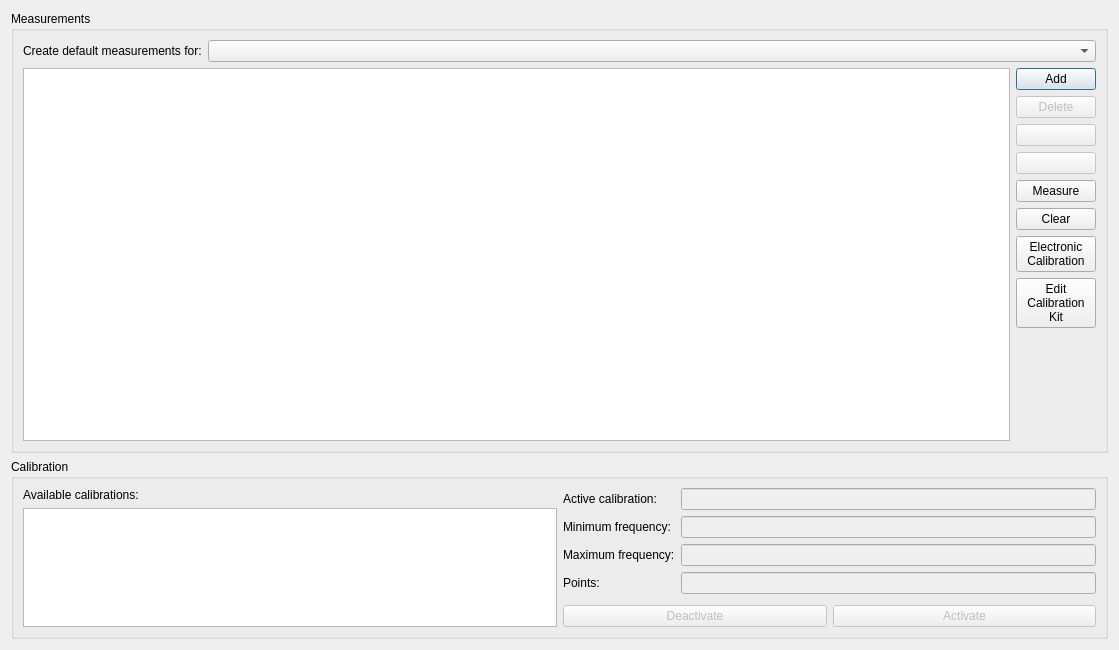
<?xml version="1.0" encoding="UTF-8"?>
<ui version="4.0">
 <class>CalibrationDialog</class>
 <widget class="QDialog" name="CalibrationDialog">
  <property name="geometry">
   <rect>
    <x>0</x>
    <y>0</y>
    <width>1119</width>
    <height>650</height>
   </rect>
  </property>
  <property name="windowTitle">
   <string>Calibration Measurements</string>
  </property>
  <property name="modal">
   <bool>true</bool>
  </property>
  <layout class="QVBoxLayout" name="verticalLayout_5">
   <item>
    <widget class="QGroupBox" name="groupBox">
     <property name="title">
      <string>Measurements</string>
     </property>
     <layout class="QVBoxLayout" name="verticalLayout_2">
      <item>
       <layout class="QHBoxLayout" name="horizontalLayout">
        <item>
         <widget class="QLabel" name="label">
          <property name="sizePolicy">
           <sizepolicy hsizetype="Maximum" vsizetype="Preferred">
            <horstretch>0</horstretch>
            <verstretch>0</verstretch>
           </sizepolicy>
          </property>
          <property name="text">
           <string>Create default measurements for:</string>
          </property>
         </widget>
        </item>
        <item>
         <widget class="QComboBox" name="createDefault"/>
        </item>
       </layout>
      </item>
      <item>
       <layout class="QHBoxLayout" name="horizontalLayout_2">
        <item>
         <widget class="QTableWidget" name="table">
          <property name="selectionBehavior">
           <enum>QAbstractItemView::SelectRows</enum>
          </property>
          <attribute name="horizontalHeaderStretchLastSection">
           <bool>true</bool>
          </attribute>
          <attribute name="verticalHeaderHighlightSections">
           <bool>false</bool>
          </attribute>
         </widget>
        </item>
        <item>
         <layout class="QVBoxLayout" name="verticalLayout">
          <item>
           <widget class="QPushButton" name="bAdd">
            <property name="sizePolicy">
             <sizepolicy hsizetype="Minimum" vsizetype="Fixed">
              <horstretch>0</horstretch>
              <verstretch>0</verstretch>
             </sizepolicy>
            </property>
            <property name="toolTip">
             <string>Add</string>
            </property>
            <property name="text">
             <string>Add</string>
            </property>
            <property name="icon">
             <iconset theme="list-add" resource="../icons.qrc">
              <normaloff>:/icons/add.png</normaloff>:/icons/add.png</iconset>
            </property>
           </widget>
          </item>
          <item>
           <widget class="QPushButton" name="bDelete">
            <property name="enabled">
             <bool>false</bool>
            </property>
            <property name="sizePolicy">
             <sizepolicy hsizetype="Minimum" vsizetype="Fixed">
              <horstretch>0</horstretch>
              <verstretch>0</verstretch>
             </sizepolicy>
            </property>
            <property name="toolTip">
             <string>Delete</string>
            </property>
            <property name="text">
             <string>Delete</string>
            </property>
            <property name="icon">
             <iconset theme="list-remove" resource="../icons.qrc">
              <normaloff>:/icons/remove.png</normaloff>:/icons/remove.png</iconset>
            </property>
           </widget>
          </item>
          <item>
           <widget class="QPushButton" name="bMoveUp">
            <property name="enabled">
             <bool>false</bool>
            </property>
            <property name="toolTip">
             <string>Move up</string>
            </property>
            <property name="text">
             <string/>
            </property>
            <property name="icon">
             <iconset theme="go-up" resource="../icons.qrc">
              <normaloff>:/icons/up.png</normaloff>:/icons/up.png</iconset>
            </property>
           </widget>
          </item>
          <item>
           <widget class="QPushButton" name="bMoveDown">
            <property name="enabled">
             <bool>false</bool>
            </property>
            <property name="toolTip">
             <string>Move down</string>
            </property>
            <property name="text">
             <string/>
            </property>
            <property name="icon">
             <iconset theme="go-down" resource="../icons.qrc">
              <normaloff>:/icons/down.png</normaloff>:/icons/down.png</iconset>
            </property>
           </widget>
          </item>
          <item>
           <widget class="QPushButton" name="measure">
            <property name="text">
             <string>Measure</string>
            </property>
            <property name="icon">
             <iconset theme="media-playback-start" resource="../icons.qrc">
              <normaloff>:/icons/play.png</normaloff>:/icons/play.png</iconset>
            </property>
           </widget>
          </item>
          <item>
           <widget class="QPushButton" name="clearMeasurement">
            <property name="text">
             <string>Clear</string>
            </property>
            <property name="icon">
             <iconset theme="edit-delete" resource="../icons.qrc">
              <normaloff>:/icons/trash.png</normaloff>:/icons/trash.png</iconset>
            </property>
           </widget>
          </item>
          <item>
           <widget class="QPushButton" name="eCal">
            <property name="text">
             <string>Electronic
Calibration</string>
            </property>
           </widget>
          </item>
          <item>
           <widget class="QPushButton" name="editCalkit">
            <property name="sizePolicy">
             <sizepolicy hsizetype="Minimum" vsizetype="Fixed">
              <horstretch>0</horstretch>
              <verstretch>0</verstretch>
             </sizepolicy>
            </property>
            <property name="text">
             <string>Edit
Calibration
Kit</string>
            </property>
           </widget>
          </item>
          <item>
           <spacer name="verticalSpacer">
            <property name="orientation">
             <enum>Qt::Vertical</enum>
            </property>
            <property name="sizeHint" stdset="0">
             <size>
              <width>18</width>
              <height>186</height>
             </size>
            </property>
           </spacer>
          </item>
         </layout>
        </item>
       </layout>
      </item>
     </layout>
    </widget>
   </item>
   <item>
    <widget class="QGroupBox" name="groupBox_2">
     <property name="title">
      <string>Calibration</string>
     </property>
     <layout class="QHBoxLayout" name="horizontalLayout_4">
      <item>
       <layout class="QVBoxLayout" name="verticalLayout_3">
        <item>
         <widget class="QLabel" name="label_2">
          <property name="text">
           <string>Available calibrations:</string>
          </property>
         </widget>
        </item>
        <item>
         <widget class="QListWidget" name="calibrationList"/>
        </item>
       </layout>
      </item>
      <item>
       <layout class="QVBoxLayout" name="verticalLayout_4">
        <item>
         <layout class="QFormLayout" name="formLayout">
          <item row="0" column="0">
           <widget class="QLabel" name="label_3">
            <property name="text">
             <string>Active calibration:</string>
            </property>
           </widget>
          </item>
          <item row="0" column="1">
           <widget class="QLineEdit" name="activeCalibration">
            <property name="enabled">
             <bool>false</bool>
            </property>
           </widget>
          </item>
          <item row="1" column="0">
           <widget class="QLabel" name="label_4">
            <property name="text">
             <string>Minimum frequency:</string>
            </property>
           </widget>
          </item>
          <item row="1" column="1">
           <widget class="SIUnitEdit" name="calMinFreq">
            <property name="enabled">
             <bool>false</bool>
            </property>
           </widget>
          </item>
          <item row="2" column="0">
           <widget class="QLabel" name="label_5">
            <property name="text">
             <string>Maximum frequency:</string>
            </property>
           </widget>
          </item>
          <item row="2" column="1">
           <widget class="SIUnitEdit" name="calMaxFreq">
            <property name="enabled">
             <bool>false</bool>
            </property>
           </widget>
          </item>
          <item row="3" column="0">
           <widget class="QLabel" name="label_6">
            <property name="text">
             <string>Points:</string>
            </property>
           </widget>
          </item>
          <item row="3" column="1">
           <widget class="SIUnitEdit" name="calPoints">
            <property name="enabled">
             <bool>false</bool>
            </property>
           </widget>
          </item>
         </layout>
        </item>
        <item>
         <spacer name="verticalSpacer_2">
          <property name="orientation">
           <enum>Qt::Vertical</enum>
          </property>
          <property name="sizeHint" stdset="0">
           <size>
            <width>20</width>
            <height>40</height>
           </size>
          </property>
         </spacer>
        </item>
        <item>
         <layout class="QHBoxLayout" name="horizontalLayout_3">
          <item>
           <widget class="QPushButton" name="deactivate">
            <property name="enabled">
             <bool>false</bool>
            </property>
            <property name="text">
             <string>Deactivate</string>
            </property>
           </widget>
          </item>
          <item>
           <widget class="QPushButton" name="activate">
            <property name="enabled">
             <bool>false</bool>
            </property>
            <property name="text">
             <string>Activate</string>
            </property>
           </widget>
          </item>
         </layout>
        </item>
       </layout>
      </item>
     </layout>
    </widget>
   </item>
  </layout>
 </widget>
 <customwidgets>
  <customwidget>
   <class>SIUnitEdit</class>
   <extends>QLineEdit</extends>
   <header>CustomWidgets/siunitedit.h</header>
  </customwidget>
 </customwidgets>
 <resources>
  <include location="../icons.qrc"/>
 </resources>
 <connections/>
</ui>
